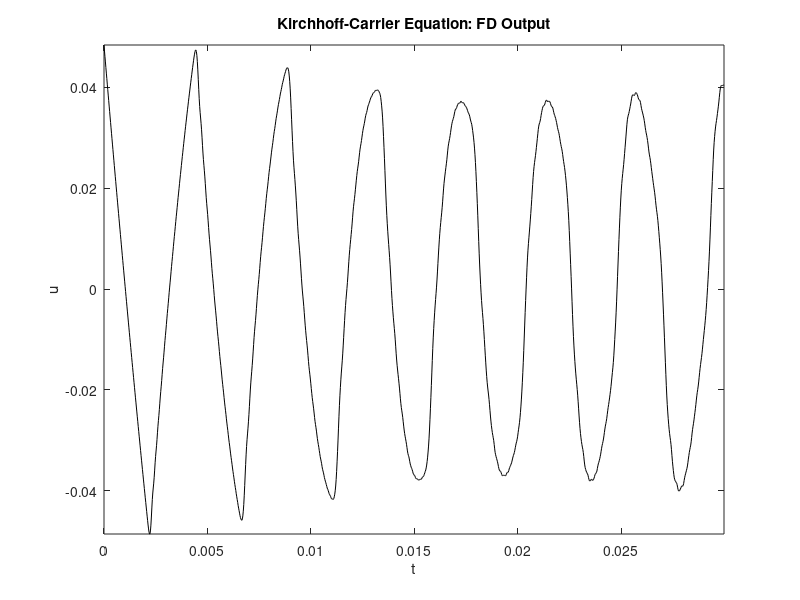

Write the MATLAB code that produced this figure.
% matlab script kcfd.m
% finite difference scheme for the Kirchhoff-Carrier equation 
% fixed boundary conditions
% triangular initial conditions

%%%%%% begin global parameters

SR = 44100;                              % sample rate (Hz)
f0 = 200;                                % fundamental frequency (Hz)
alpha = 10;                              % nonlinear string parameter
TF = 0.03;                               % duration of simulation (s)
ctr = 0.5;                               % center location of excitation (0-1)
u0 = 0.05;                               % maximum initial displacement
rp = 0.5;                                % position of readout (0-1)
lambda = 0.7;                            % Courant number

%%%%%% end global parameters

% begin derived parameters

gamma = 2*f0;                            % wave equation free parameter
k = 1/SR;                                % time step
NF = floor(SR*TF);                       % duration of simulation (samples)

% stability condition

h = gamma*k/lambda; N = floor(1/h); h = 1/N; lambda = gamma*k/h;     

% readout interpolation parameters

rp_int = 1+floor(N*rp);                  % rounded grid index for readout
rp_frac = 1+rp/h-rp_int;                 % fractional part of readout location

% create triangular function

xax = [0:N]'*h;
tri = min(xax/ctr-1,0)+1+min((1-xax)/(1-ctr)-1,0);

% initialize grid functions and output

u2 = u0*tri; u1 = u2; u = zeros(N+1,1); out = zeros(NF,1); 

%%%%%% start main loop

for n=1:NF
    % calculate nonlinearity g
    u1x = (u1(2:N+1)-u1(1:N))/h; u1xx = (u1x(2:N)-u1x(1:N-1))/h;
    g = (1+0.5*alpha^2*h*sum(u1x.*u1x))/...
        (1+0.25*alpha^2*k^2*gamma^2*h*sum(u1xx.*u1xx)); 
    % scheme update
    u(2:N) = 2*u1(2:N)-u2(2:N)+g*gamma^2*k^2*u1xx(1:N-1);       % calculation
    out(n) = (1-rp_frac)*u(rp_int)+rp_frac*u(rp_int+1);         % readout
    u2 = u1; u1 = u;                                            % update
end

%%%%% end main loop

% plot output waveform

plot([0:NF-1]*k, out, 'k'); 
xlabel('t'); ylabel('u'); title('Kirchhoff-Carrier Equation: FD Output');
axis tight
                
    
